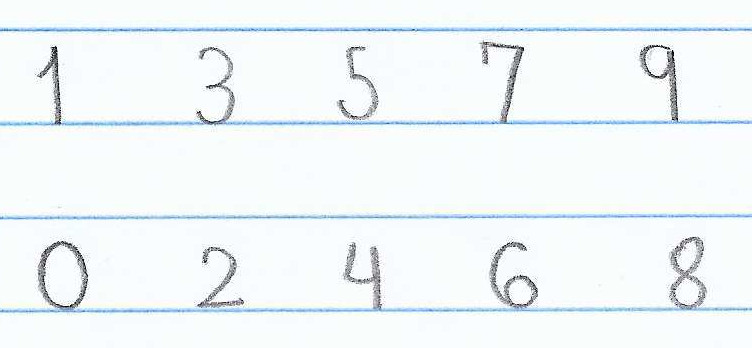
//> input picture lib/src/svm/assets/realtest3.jpg, 752 x 348 px
$ ./realtest   (built with g++ and OpenCV 4)
//> lines starting //> are read from the running program, lines starting //| are printed output that depends on the picture; after the words box and inside, x2 and y2 are one past the last pixel; in counts of white or black regions, pixels touching at a corner belong together
#include <cmath>
#include <cstdlib>
#include <iostream>
#include <opencv2/highgui.hpp>
#include <opencv2/imgproc.hpp>
#include <opencv2/objdetect.hpp>
#include <opencv2/ml.hpp>
#include <opencv4/opencv2/core/matx.hpp>
#include <string>

using namespace std;
using namespace cv;

void showImage(string name, Mat image) {
    namedWindow(name, WINDOW_KEEPRATIO);
    imshow(name, image);
    resizeWindow(name, 500, 500);
    waitKey(0);
    destroyWindow(name);
}

Mat deskew(Mat &img) {
    Moments m = moments(img);

    if (abs(m.mu02) < 1e-2)
        return img.clone();

    float skew = m.mu11 / m.mu02;

    Mat warpMat = (Mat_<float>(2, 3) << 1, skew, -0.5 * 20 * skew, 0, 1, 0);

    Mat imgOut = Mat::zeros(img.rows, img.cols, img.type());

    warpAffine(img, imgOut, warpMat, imgOut.size(), WARP_INVERSE_MAP | INTER_LINEAR);

    return imgOut;
}

int main() {

    /* Mat image = imread("assets/mynumbers.jpeg"); */
    Mat image = imread("assets/realtest3.jpg");
//> image is the input picture: 348 rows x 752 cols, CV_8UC3; mean B, G, R 248.2, 246.3, 240.6
    /* bitwise_not(image, image); */
    // showImage("Original", image);

    Mat resizedImage;
    resize(image, resizedImage, Size(700, 300));
    // showImage("Resized", resizedImage);

    Mat grayImage;
    cvtColor(resizedImage, grayImage, COLOR_BGR2GRAY);
    // showImage("Grayscale", grayImage);

    Mat threshImage;
    threshold(grayImage, threshImage, 179, 255, THRESH_BINARY);
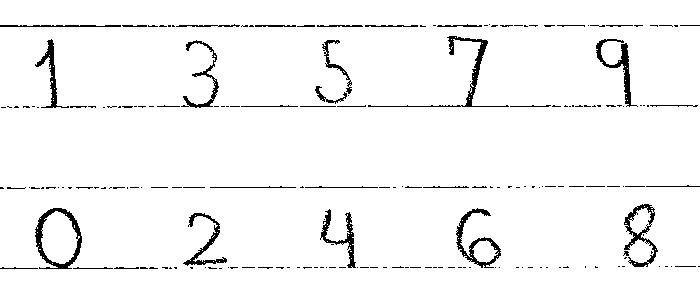
//> threshImage: 300 rows x 700 cols, CV_8UC1; 96.2% white; 194 black regions (151 under 20 px)
    // showImage("Thresh", threshImage);

    vector<vector<Point>> contours;
    vector<Vec4i> hierarchy;
    findContours(threshImage, contours, hierarchy, RETR_TREE, CHAIN_APPROX_SIMPLE);
//> contours = 307 contours, 231 with area under 20; largest, box (x1, y1, x2, y2) and area: (0, 0, 700, 300) 208424, (34, 207, 83, 270) 2314, (41, 211, 80, 264) 1378, (455, 207, 502, 269) 1168, (446, 35, 510, 108) 763
    /* findContours(threshImage, contours, hierarchy, RETR_CCOMP, CHAIN_APPROX_NONE); */

    Mat imageClone = resizedImage.clone();
    drawContours(imageClone, contours, -1, Scalar(0, 255, 0), 1);
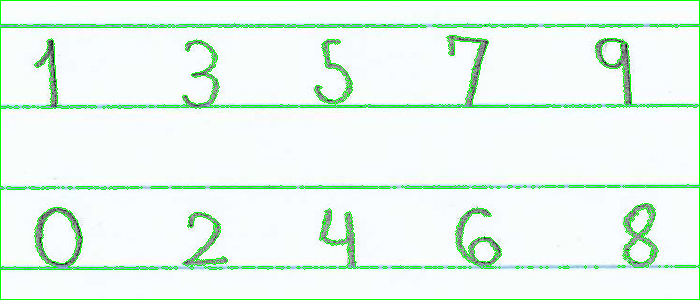
//> imageClone: 300 rows x 700 cols, CV_8UC3; mean B, G, R 237.3, 247.7, 231
    // showImage("Contours with SIMPLE", imageClone);

    imageClone = resizedImage.clone();
    vector<Mat> numbers;
    vector<int> numbersX, numbersY;

    for (int i = 0; i < contours.size(); i++) {
        Rect bound = boundingRect(contours.at(i));
        /* if (bound.width >= 15 && bound.height >= 15 && bound.area() > 400 && bound.area() < 400 * 400) { */

        if (bound.area() > 1000 && bound.area() < 400 * 400) {
            /* cout << bound.area() << endl; */

            int beginX = bound.x - 10;
            int endX = bound.x + bound.width + 10;
            int beginY = bound.y - 10;
            int endY = bound.y + bound.height + 10;

            numbersX.push_back(bound.x);
            numbersY.push_back(bound.y);

            try {
                numbers.push_back(threshImage.colRange(beginX, endX).rowRange(beginY, endY).clone());

                /* rectangle(imageClone, Point(beginX, beginY), Point(endX, endY), Scalar(0, 255, 0), 2); */
            } catch (cv::Exception exc) {
                try {
                    beginX = bound.x;
                    endX = bound.x + bound.width;
                    beginY = bound.y;
                    endY = bound.y + bound.height;

                    numbersX.at(numbersX.size() - 1) = bound.x;
                    numbersY.at(numbersY.size() - 1) = bound.y;

                    numbers.push_back(threshImage.colRange(beginX, endX).rowRange(beginY, endY).clone());

                    /* rectangle(imageClone, Point(beginX, beginY), Point(endX, endY), Scalar(0, 255, 0), 2); */
                } catch (cv::Exception exc) {
                    continue;
                }
            }
        }
    }
//> this loop made 307 passes
//> bound on passes 87, 95, 107, 117, 125, 127, 242, 245, 249, 256, 262: Rect(182, 212, 46, 55), Rect(320, 208, 37, 61), Rect(455, 207, 47, 62), Rect(34, 207, 49, 63), Rect(41, 211, 39, 53), Rect(623, 203, 36, 62), Rect(321, 39, 30, 42), Rect(182, 39, 38, 70), Rect(595, 38, 43, 70), Rect(34, 38, 36, 71), Rect(446, 35, 64, 73)
//> bound on passes 1 to 6: Rect(0, 0, 700, 300), Rect(218, 267, 5, 3), Rect(558, 266, 4, 3), Rect(545, 266, 4, 3), Rect(539, 266, 4, 3), Rect(527, 266, 7, 3)

    // showImage("Bounded", imageClone);

    /* Mat imageClone2 = imageClone.clone(); */

    int quantNumbers = numbersX.size();
//> quantNumbers = 11

    int posToBeDeleted = -1;

    /* cout << quantNumbers << " " << numbersY.size() << " " << numbers.size() << endl; */

    for (int j = quantNumbers - 1; j >= 0; j--) {
        for (int i = 0; i < j; i++) {
            bool sameRow = (numbersY.at(i) > resizedImage.rows / 2 && numbersY.at(i + 1) > resizedImage.rows / 2) ||
                (numbersY.at(i) < resizedImage.rows / 2 && numbersY.at(i + 1) < resizedImage.rows / 2);

            if (abs(numbersX.at(i) - numbersX.at(i + 1)) <= 15 && abs(numbersY.at(i) - numbersY.at(i + 1)) <= 15)
                posToBeDeleted = i;

            if (sameRow && numbersX.at(i) > numbersX.at(i + 1)) {

                /* cout << numbersY.at(i) << " and " << numbersY.at(i + 1) << endl; */

                int temp = numbersX.at(i);
                numbersX.at(i) = numbersX.at(i + 1);
                numbersX.at(i + 1) = temp;

                temp = numbersY.at(i);
                numbersY.at(i) = numbersY.at(i + 1);
                numbersY.at(i + 1) = temp;

                Mat tempMat = numbers.at(i);
                numbers.at(i) = numbers.at(i + 1);
                numbers.at(i + 1) = tempMat;

            }
        }
        /* showImage("X: " + to_string(numbersX.at(j)) + " and Y: " + to_string(numbersY.at(j)), numbers.at(j)); */
    }
//> this loop made 11 passes
//> posToBeDeleted on passes 1 to 11: -1, -1, -1, 0, 0, 0, 0, 0, 0, 0, 0
//> numbers[0]: 83 rows x 69 cols, CV_8UC1; 86.3% white; 3 black regions (1 under 20 px), largest, box (x1, y1, x2, y2) and area: (11, 11, 58, 72) 746, (49, 70, 69, 72) 22
//> numbers[1]: 73 rows x 59 cols, CV_8UC1; 82.1% white; 3 black regions (2 under 20 px), largest, box (x1, y1, x2, y2) and area: (4, 7, 51, 68) 746
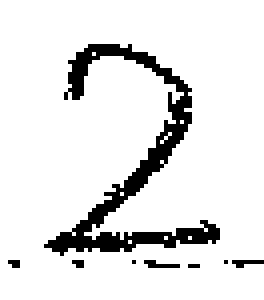
//> numbers[2]: 75 rows x 66 cols, CV_8UC1 (shown 4 times larger); 89.7% white; 8 black regions (7 under 20 px), largest, box (x1, y1, x2, y2) and area: (11, 11, 55, 64) 475
//> numbers[3]: 81 rows x 57 cols, CV_8UC1; 88.6% white; 11 black regions (10 under 20 px), largest, box (x1, y1, x2, y2) and area: (10, 11, 46, 70) 490
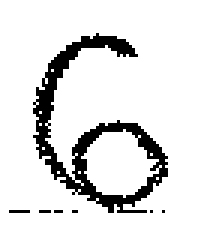
//> numbers[4]: 82 rows x 67 cols, CV_8UC1 (shown 3 times larger); 88.2% white; 7 black regions (6 under 20 px), largest, box (x1, y1, x2, y2) and area: (11, 11, 56, 71) 632
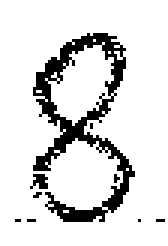
//> numbers[5]: 82 rows x 56 cols, CV_8UC1 (shown 3 times larger); 86.1% white; black in thin lines or dots, all inside (x1, y1, x2, y2) = (5, 11, 55, 74)
//> after the loop, posToBeDeleted = 0; numbersX = [34, 41, 182, 320, 455, 623, 34, 182, 321, 446, 595]; numbersY = [207, 211, 212, 208, 207, 203, 38, 39, 39, 35, 38]

    HOGDescriptor hog = HOGDescriptor(
        Size(40, 40), // winSize
        Size(16, 16), // blockSize
        Size(8, 8), // blockStride
        Size(16, 16), // cellSize
        9, // nbins
        1, // derivAper
        -1.0, // winSigma
        HOGDescriptor::L2Hys, // histogramNormType
        0.2, // L2HysThresh
        false, // gammal correction
        64, // nlevels = 64
        true // use signed gradients
    );

    vector<vector<float>> hogDescriptors;

    if (posToBeDeleted != -1) {
        numbersX.erase(numbersX.begin() + posToBeDeleted);
//> numbersX = [41, 182, 320, 455, 623, 34, 182, 321, 446, 595]
        numbersY.erase(numbersY.begin() + posToBeDeleted);
//> numbersY = [211, 212, 208, 207, 203, 38, 39, 39, 35, 38]
        numbers.erase(numbers.begin() + posToBeDeleted);
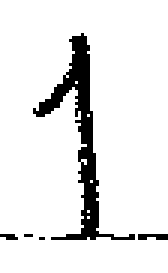
//> numbers[5]: 91 rows x 56 cols, CV_8UC1 (shown 3 times larger); 90.7% white; 5 black regions (4 under 20 px), largest, box (x1, y1, x2, y2) and area: (11, 11, 45, 80) 444
        quantNumbers = numbersX.size();
//> quantNumbers = 10
    }

    for (int i = 0; i < quantNumbers; i++) {
        /* cout << x << endl; */
        Mat currentNum = numbers.at(i);
        Mat resizedNum;

        string textNum = to_string(numbersY.at(i));

        resize(currentNum, resizedNum, Size(40, 40));

        Mat deskewedNum = deskew(resizedNum);

        vector<float> numDescriptors;
        hog.compute(deskewedNum, numDescriptors);

        /* cout << numDescriptors[0] << " " << numDescriptors[1] << " " << numDescriptors[2] << endl; */
        /* showImage("Image", deskewedNum); */

        hogDescriptors.push_back(numDescriptors);
    }
//> this loop made 10 passes
//> (textNum, skew in deskew, warpMat in deskew) on passes 1, 2, 3, 4, 6, 7, 8, 9, 10: ("211", -0.0102, [[1, -0.0102, 0.102], [0, 1, 0]]), ("212", -0.00238, [[1, -0.00238, 0.0238], [0, 1, 0]]), ("208", -0.0227, [[1, -0.0227, 0.227], [0, 1, 0]]), ("207", -0.00965, [[1, -0.00965, 0.0965], [0, 1, 0]]), ("38", -0.0118, [[1, -0.0118, 0.118], [0, 1, 0]]), ("39", -0.00176, [[1, -0.00176, 0.0176], [0, 1, 0]]), ("39", -0.0195, [[1, -0.0195, 0.195], [0, 1, 0]]), ("35", -0.0151, [[1, -0.0151, 0.151], [0, 1, 0]]), ("38", -0.022, [[1, -0.022, 0.22], [0, 1, 0]])
//> (textNum, warpMat in deskew) on pass 5: ("203", [[1, -8.92e-05, 0.000892], [0, 1, 0]])
//> pass 2, `resize(currentNum, resizedNum, Size(40, 40));`:
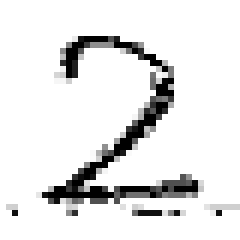
//> resizedNum: 40 rows x 40 cols, CV_8UC1 (shown 6 times larger); min 0, max 255, mean 229.3

    // [6 lines of commented-out code are left out]

    int descriptorSize = hogDescriptors.at(0).size();
//> descriptorSize = 144

    Mat hogMat(hogDescriptors.size(), descriptorSize, CV_32FC1);

    for (int i = 0; i < hogDescriptors.size(); i++) {
        for (int j = 0; j < descriptorSize; j++) {
            hogMat.at<float>(i, j) = hogDescriptors[i][j];
        }
    }
//> this loop made 10 passes

    Ptr<ml::SVM> svm = ml::SVM::load("assets/trainedData.yml");

    svm -> setC(12.5);
    svm -> setGamma(0.5);
    /* svm -> setKernel(ml::SVM::RBF); */
    /* svm -> setType(ml::SVM::C_SVC); */

    Mat answerMat;

    /* // fire time → TESTING */
    svm -> predict(hogMat, answerMat);
//> answerMat = [48, 121, 57, 54, 56, 47, 48, 51, 47, 57]

    cout << "[ ";
    for (int i = 0; i < answerMat.rows; i++) {
        /* showImage("Predicted number: " + to_string(answerMat.at<float>(i, 0)), numbers.at(i)); */
        /* waitKey(0); */
        /* destroyAllWindows(); */
        if (i == answerMat.rows - 1) cout << answerMat.at<float>(i, 0) << " ]" << endl;
        else cout << answerMat.at<float>(i, 0) << ", ";
        /* putText(imageClone, to_string((int) answerMat.at<float>(i, 0)), Point(numbersX.at(i), numbersY.at(i)), FONT_HERSHEY_PLAIN, 1.0, Scalar(0, 0, 255)); */
    }

    /* showImage("Final", imageClone); */


    return 0;
}

$ run again, with lib/src/svm/assets/realtest2.jpeg copied over lib/src/svm/assets/realtest3.jpg
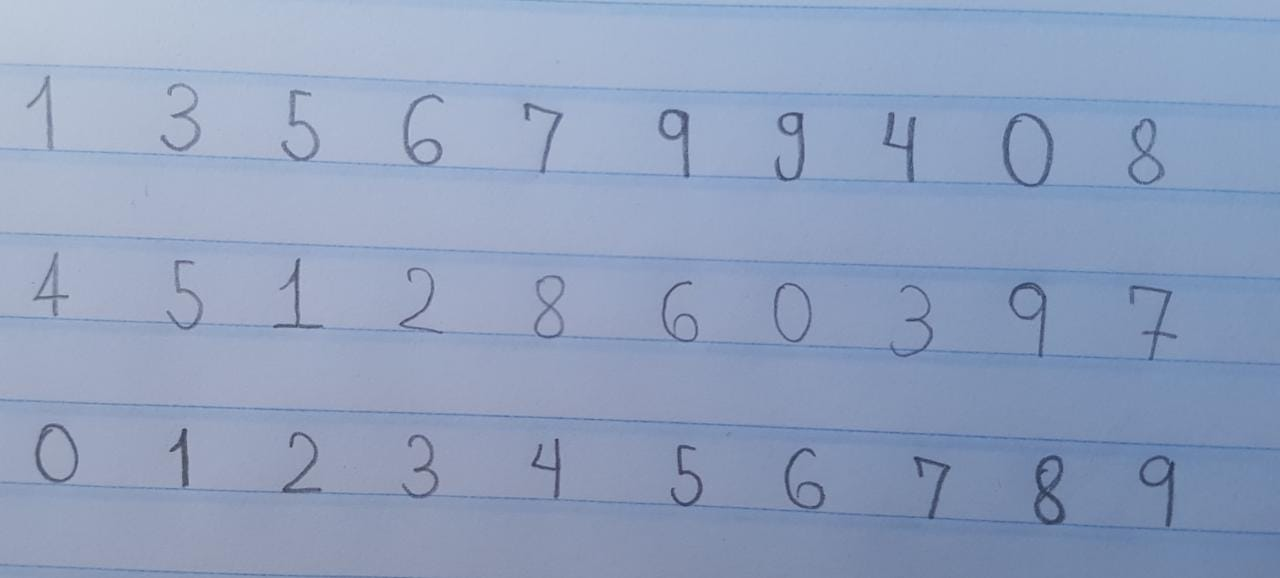
//> input picture lib/src/svm/assets/realtest2.jpeg, 1280 x 578 px
//> image is the input picture: 578 rows x 1280 cols, CV_8UC3; mean B, G, R 189.8, 160.5, 144.6
//> `threshold(grayImage, threshImage, 179, 255, THRESH_BINARY);`:
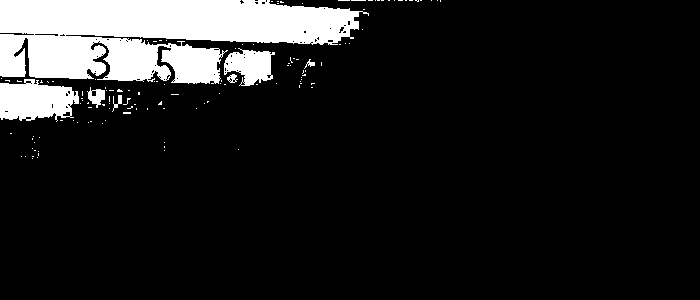
//> threshImage: 300 rows x 700 cols, CV_8UC1; 12.2% white; 126 white regions (119 under 20 px)
//> contours = 207 contours, 196 with area under 20; largest, box (x1, y1, x2, y2) and area: (0, 0, 369, 84) 20460, (0, 79, 79, 122) 2400, (224, 48, 275, 86) 1166, (87, 87, 105, 108) 186, (227, 74, 238, 83) 50
//> imageClone: 300 rows x 700 cols, CV_8UC3; mean B, G, R 186.7, 161.4, 142
//> the loop `for (int i = 0; i < contours.size(); i++)` made 207 passes
//> bound on passes 78, 109, 158: Rect(0, 79, 79, 43), Rect(224, 48, 51, 38), Rect(0, 0, 369, 84)
//> quantNumbers = 3
//> the loop `for (int j = quantNumbers - 1; j >= 0; j--)` made 3 passes
//> after the loop `for (int j = quantNumbers - 1; j >= 0; j--)`: posToBeDeleted = -1; numbersX = [0, 0, 224]; numbersY = [79, 0, 48]
//> the loop `for (int i = 0; i < quantNumbers; i++)` made 3 passes
//> (textNum, skew in deskew, warpMat in deskew) on passes 1 to 3: ("79", 0.00308, [[1, 0.00308, -0.0308], [0, 1, 0]]), ('0', -0.128, [[1, -0.128, 1.28], [0, 1, 0]]), ("48", -0.11, [[1, -0.11, 1.1], [0, 1, 0]])
//> pass 2, in deskew (call 2), `warpAffine(img, imgOut, warpMat, imgOut.size(), WARP_INVERSE_MAP | INT..`:
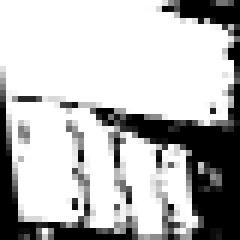
//> imgOut: 40 rows x 40 cols, CV_8UC1 (shown 6 times larger); min 0, max 255, mean 185.9
//> descriptorSize = 144
//> the loop `for (int i = 0; i < hogDescriptors.size(); i++)` made 3 passes
//> answerMat = [102, 51, 102]
//> the loop `for (int i = 0; i < answerMat.rows; i++)` made 3 passes
//| 102, 51, 102 ]
